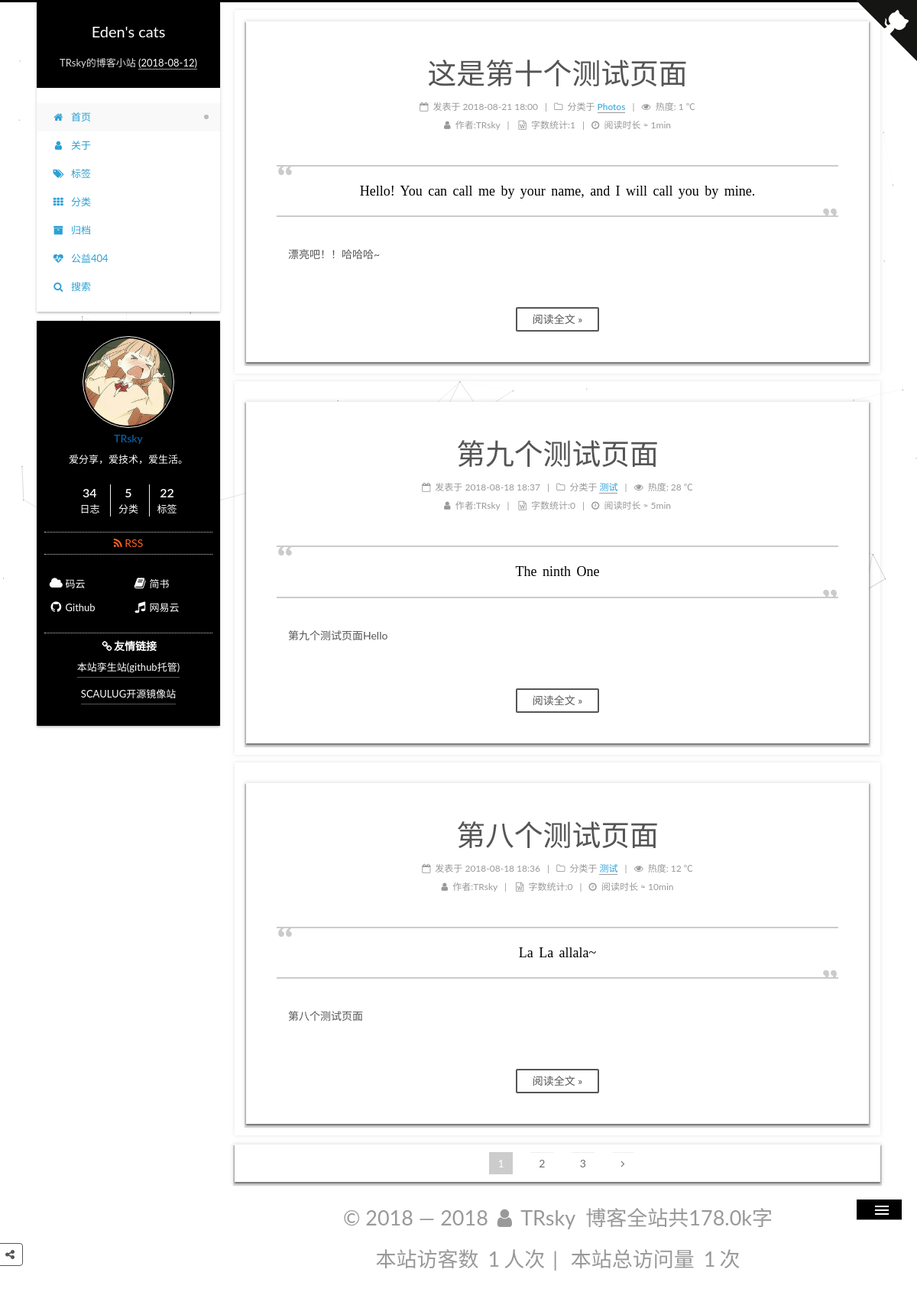
Before: / with the older database file.
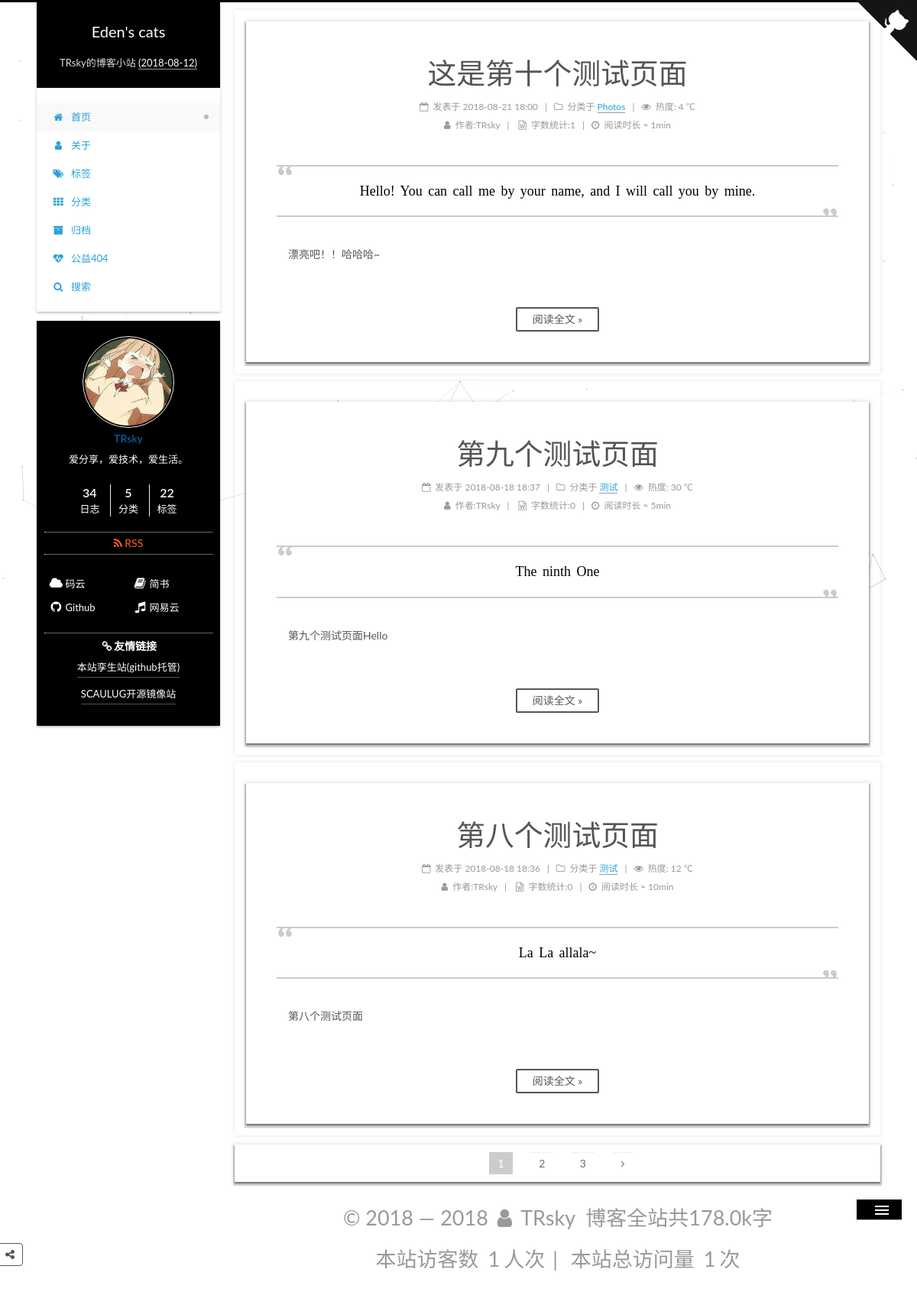
After: the same page with the newer database file.
### apps/blog/models.py (models this page shows, shortened)
class Article(models.Model):
    STATUS_CHOICES = (
        ('draft', '草稿'),
        ('publish', '发表'),
    )
    title = models.CharField(verbose_name='标题', max_length=100)
    content = models.TextField(verbose_name='正文', blank=True, null=True)
    status = models.CharField(verbose_name='文章状态', max_length=10, choices=STATUS_CHOICES, default='publish')
    created_time = models.DateTimeField(verbose_name='创建时间', default=now)
    public_time = models.DateTimeField(verbose_name='发布时间', blank=True, null=True)
    modified_time = models.DateTimeField(verbose_name='修改时间', default=now)
    words = models.PositiveIntegerField(verbose_name='文章字数', default=0)
    time = models.PositiveIntegerField(verbose_name='阅读时长', default=0 )
    views = models.PositiveIntegerField(verbose_name='访问量', default=0)
    slogan = models.TextField(verbose_name='标语', blank=True, null=True)
    excerpt = models.CharField(verbose_name='文章摘要', max_length=500, blank=True)
    category = models.ForeignKey(Category, verbose_name='分类', on_delete=models.CASCADE, blank=False, null=False)
    tags = models.ManyToManyField(Tag, verbose_name='标签', blank=True)
    author = models.ForeignKey(User, verbose_name='作者', on_delete=models.CASCADE, blank=False, null=False)
    class Meta:  # 按文章创建日期降序排序
        ordering = ['-public_time']
        verbose_name = '文章'  # 指定后台显示模型名称
        verbose_name_plural = '文章列表'  # 指定后台显示模型复数名称
        db_table = 'article'  # 数据库表
        get_latest_by = 'created_time'

class Category(models.Model):
    name = models.CharField(verbose_name='类别', max_length=100)
    created_time = models.DateField(verbose_name='创建时间', default=now)
    modified_time = models.DateField(verbose_name='修改时间', default=now)
    def __str__(self):
        return self.name
    class Meta:
        ordering = ['name']
        verbose_name = '类别名称'
        verbose_name_plural = '分类列表'
        db_table = 'category'   # 数据库表名

### apps/blog/views.py (the view)
# urls.py: 2. Add a URL to urlpatterns:  path('', views.home, name='home')
def home(request):
    posts = Article.objects.all().filter(status='publish', public_time__isnull=False)   # 获取主页的全部 Article 对象, 状态为已发布，发布时间不为空
    paginator = Paginator(posts, settings.PAGE_NUM, 2)  # 每页显示数量，对应settings.py中的PAGE_NUM， 当只有2时候，合并为上一页
    page = request.GET.get('page')  # 获取URL中page参数的值
    try:
        post_list = paginator.page(page)
    except PageNotAnInteger:
        post_list = paginator.page(1)
    except EmptyPage:
        post_list = paginator.page(paginator.num_pages)
    return render(request, 'home.html', context={'post_list': post_list, 'category_list': categories, 'months': months})

### apps/blog/templatetags/pagetag.py (called while the page is built)
@register.simple_tag
def pagination_pages(curr_page, loop_page):
    offset = abs(curr_page - loop_page)
    if offset < 3:
        if curr_page == loop_page:
            page_element = '<span class="page-number current">%s</span>' % loop_page
        else:
            page_element = ' <a class="page-number" href="?page=%s">%s</a>' % (loop_page, loop_page)
        return format_html(page_element)
    else:
        return ''

### templates/home.html (shortened to what the changed rows need)
{% extends "base.html" %}
{% load static %}
{% load pagetag %}
{% block content %}
		<div class="content-wrap">
						<div id="content" class="content">
							<section id="posts" class="posts-expand">
                                {% for post in post_list %}
								<article class="post post-type-normal" itemscope="" itemtype="http://schema.org/Article">
									<div class="post-block" style="opacity: 1; display: block;">
										<header class="post-header" style="opacity: 1; display: block; transform: translateY(0px);">
											<h1 class="post-title" itemprop="name headline">
                                                <a class="post-title-link" href="{% url 'detail' id=post.id %}" itemprop="url">
                                                   {{ post.title }}</a></h1>
											    <div class="post-meta">
												<span class="post-time"><span class="post-meta-item-icon"><i class="fa fa-calendar-o"></i></span>
                                                    <span class="post-meta-item-text">发表于</span>
													<time title="创建于" itemprop="dateCreated datePublished" datetime="2018-01-17T00:15:31+08:00">
														{{ post.public_time|date:'Y-m-d H:i'}}
													</time>
                                                </span>
                                                <span class="post-category"><span class="post-meta-divider">|</span>
                                                <span class="post-meta-item-icon"><i class="fa fa-folder-o"></i></span>
                                                <span class="post-meta-item-text">分类于</span>
                                                <span itemprop="about" itemscope="" itemtype="http://schema.org/Thing">
                                                    <a href="{% url 'category_menu' id=post.category_id %}" itemprop="url" rel="index">
                                                        <span itemprop="name">{{ post.category }}</span></a></span>
                                                </span>
                                                <span id="{% url 'detail' id=post.id %} " class="leancloud_visitors" data-flag-title="{{ post.title }}">
                                                    <span class="post-meta-divider">|</span><span class="post-meta-item-icon">
                                                    <i class="fa fa-eye"></i></span> <span class="post-meta-item-text">热度:</span>
                                                <span class="leancloud-visitors-count">{{ post.views }}</span> <span>℃</span>
                                                </span>
												<div class="post-wordcount">
                                                    <span class="post-meta-item-icon"><i class="fa fa-user"></i> </span>
                                                    <span class="post-meta-item-text">作者:</span><span title="作者">{{ post.author }}</span>
                                                    <span class="post-meta-divider">|</span>
													<span class="post-meta-item-icon"><i class="fa fa-file-word-o"></i></span >
                                                    <span class="post-meta-item-text">字数统计:</span><span title="字数统计">{{ post.words }}</span>
                                                    <span class="post-meta-divider">|</span><span class="post-meta-item-icon">
                                                    <i class="fa fa-clock-o"></i></span>
                                                    <span class="post-meta-item-text">阅读时长 ≈</span><span title="阅读时长"> {{ post.time }}min</span>
												</div>
											</div>
										</header>
										<div class="post-body" itemprop="articleBody" style="opacity: 1; display: block; transform: translateY(0px);">
											<blockquote class="blockquote-center">
												<p>
													{{ post.slogan }}
												</p>
											</blockquote>
											<div class="note">
												{{ post.content|striptags|truncatechars:300 }}
											</div>
											<div class="post-button text-center">
												<a class="btn" href="{% url 'detail' id=post.id %}" rel="contents">阅读全文 »</a>
											</div>
										</div><div></div><div></div>
									</div>
								</article>
								{% endfor %}
							</section>
						</div>
					</div>
{% endblock %}

Changed rows visible on the page:
changed Article "这是第十个测试页面": views "1" → "4"
changed Article "第九个测试页面": views "28" → "30"
